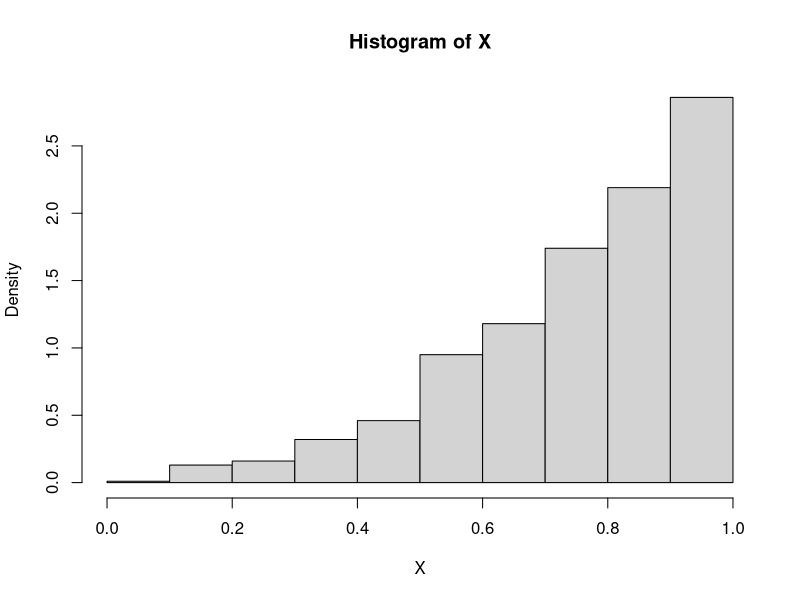
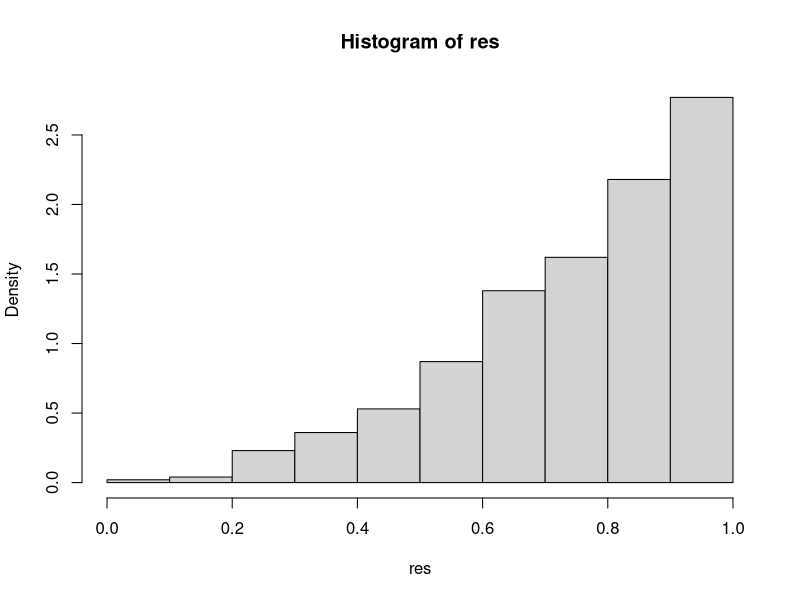
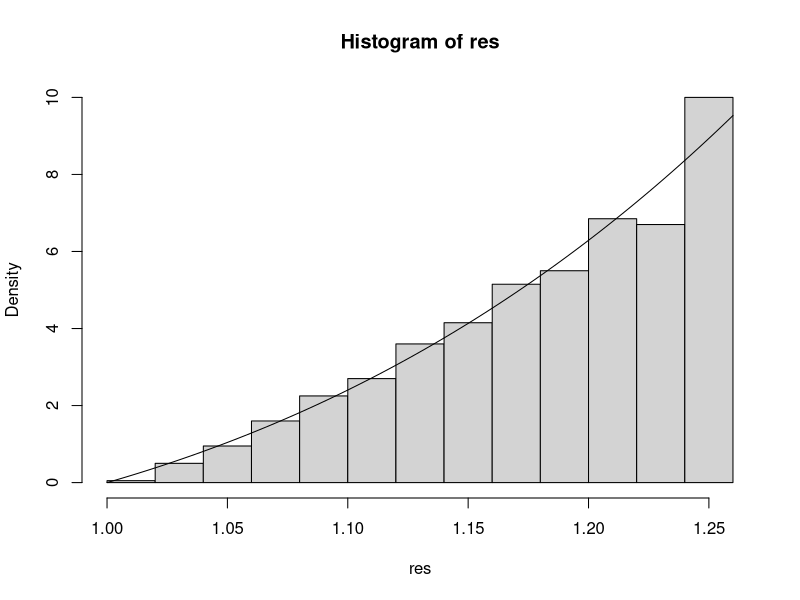
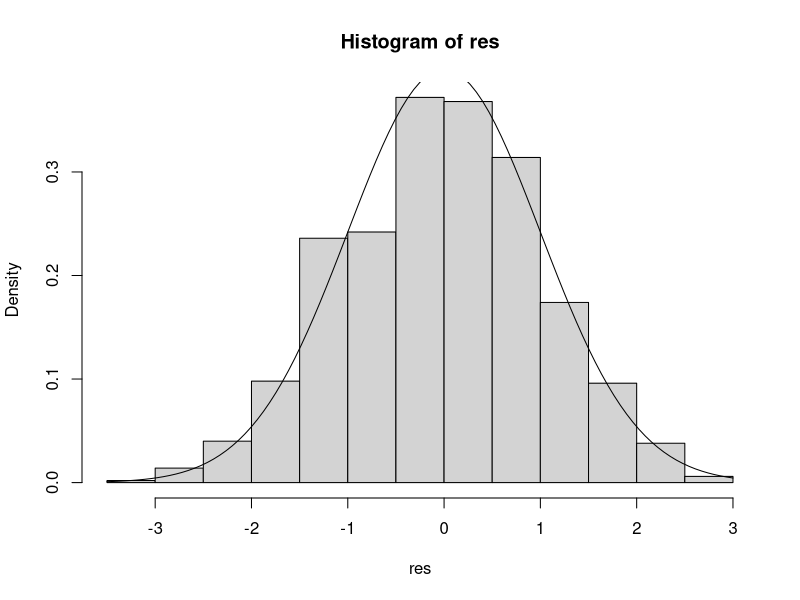

R code for these plots, in order:
## ---- chunk 1
runif(n=10, min=1, max=19)
## ---- chunk 2
sample(0:2, size=10, replace=TRUE)
## ---- chunk 3
sample(0:10, size=5, replace=FALSE)
## ---- chunk 4
sample(1:3, size=10, replace=TRUE, prob=c(0.2, 0.3, 0.9))
## ---- chunk 5
f = function(x) {
    return (3*x^2)
}

F_cdf = function(x) { # Integrate the f(x)
    return (x^3)
}

F_inv = function(u) { # Find u, F_cdf = u
    return (u^(1/3))
}


n = 1000
U = runif(n)
X = F_inv(U)

hist(X, prob=TRUE)
mean(X)
## ---- chunk 6

cdf = function(x) {
    return (integrate(f, lower=0, upper=x)$value)
}

res = replicate(1000, expr={
    temp = runif(1)
    uniroot(function(x) {
        cdf(x) - temp
    }, interval=c(-1, 1))$root
})

mean(res)
hist(res, prob=TRUE)
## ---- chunk 7
f = function(x) {
    # if (x<1 | x>sqrt(2)) {
    #     return(0)
    #
    return(ifelse(x>=1|x<=2^(1/3), 6*x^5 - 6*x^2, 0))
}

cdf = function(x) {
    return (integrate(f, 1, x)$value)
}

n = 1000

res = vector(length=n)
for (i in 1:n) {
    u = runif(1)
    res[i] = uniroot(function(x) {
        cdf(x) - u
    }, interval=c(1, 2^(1/3)))$root
}

# mean(res)
hist(res, prob=TRUE)
curve(f(x), add=TRUE)
## ---- chunk 8
f = function(x) {
    return((1/sqrt(2*pi)) * exp(-x^2/2))
}

cdf = function(x) {
    return (integrate(f, -Inf, x)$value)
}

n = 1000
res = vector(length=n)
for (i in 1:n) {
    u = runif(1)
    res[i] = uniroot(function(x) {
        cdf(x) - u
    }, interval=c(-5, 5))$root
}

hist(res, prob=TRUE)
curve(f(x), add=TRUE)
